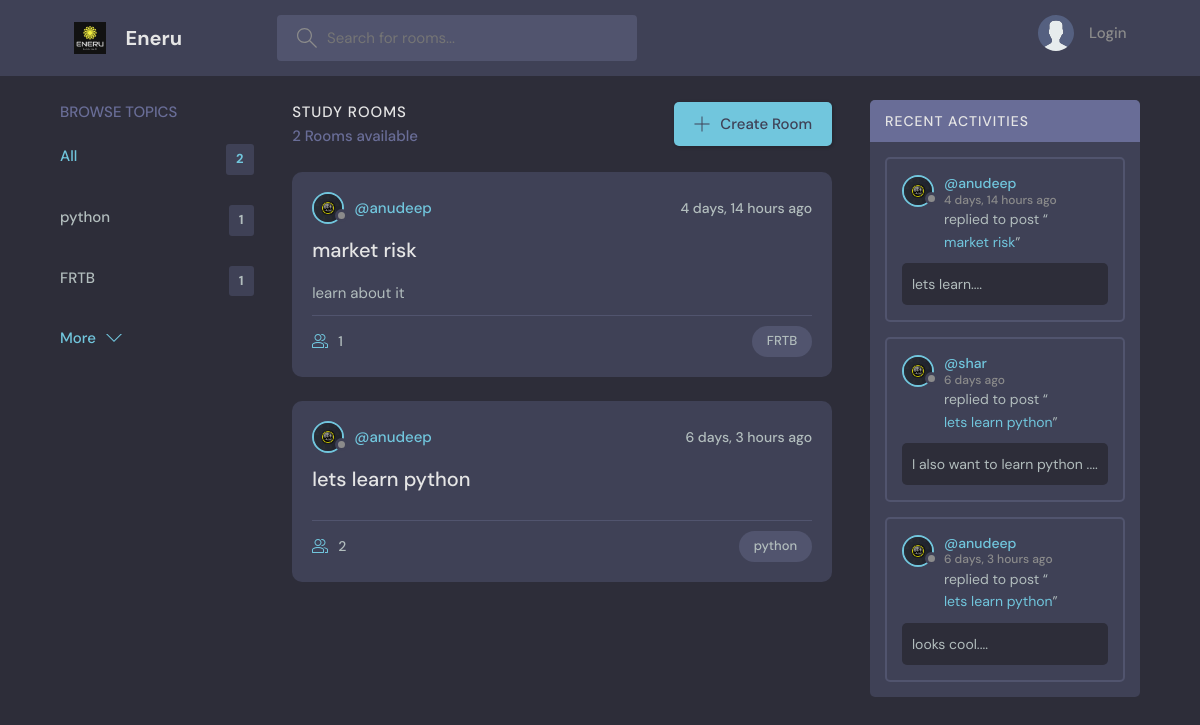
The page / on the database its author committed.
### base/models.py (models this page shows, shortened)
class Topic(models.Model):
    name = models.CharField(max_length=200)

class Room(models.Model):
    host = models.ForeignKey(User,  on_delete=models.SET_NULL, null=True)
    topic = models.ForeignKey(Topic,  on_delete=models.SET_NULL, null=True)
    name = models.CharField(max_length = 200)
    description = models.TextField(null=True, blank=True)
    participants = models.ManyToManyField(User,
                                          related_name='participants',
                                          blank=True)
    updated = models.DateTimeField(auto_now=True)
    created = models.DateTimeField(auto_now_add=True)
    class Meta:
        ordering = ['-updated','-created']
    def __str__(self):
        return self.name

class User(AbstractUser):
    name = models.CharField(max_length=200, null=True)
    email = models.EmailField(unique=True, null=True)
    bio = models.TextField(null=True)
    avatar = models.ImageField(null=True, default="eneru_logo.jpg")
    USERNAME_FIELD = 'email'
    REQUIRED_FIELDS = []

class Message(models.Model):
    user = models.ForeignKey(User, on_delete=models.CASCADE)
    room = models.ForeignKey(Room,  on_delete=models.CASCADE)
    body = models.TextField()
    updated = models.DateTimeField(auto_now=True)
    created = models.DateTimeField(auto_now_add=True)

### base/views.py (the view)
# urls.py: path('',views.home, name='home'),
def home(request):
    q = request.GET.get('q') if request.GET.get('q') != None else ''
    rooms = Room.objects.filter(Q(topic__name__icontains=q) |\
                                Q(name__icontains=q) |
                                Q(description__icontains=q)
                                )
    topics = Topic.objects.all()[:5]
    room_count = rooms.count()
    room_messages = Message.objects.all().order_by('-created')\
        .filter(Q(room__topic__name__icontains=q))
    context = {'rooms':rooms, 'topics':topics,
               'room_count':room_count,'room_messages':room_messages}
    return render(request, 'base/home.html', context)

### base/templates/base/home.html (shortened to what this page needs)
{% extends 'main.html' %}
{% block content %}
    <main class="layout layout--3">
      <div class="container">
        {% include 'base/topics_component.html' %}
        <div class="roomList">
          <div class="roomList__header">
            <div>
              <h2>Study Rooms</h2>
              <p>{{room_count}} Rooms available</p>
            </div>
            <a class="btn btn--main" href="{% url 'create-room' %}">
              <svg version="1.1" xmlns="http://www.w3.org/2000/svg" width="32" height="32" viewBox="0 0 32 32">
                <title>add</title>
                <path
                  d="M16.943 0.943h-1.885v14.115h-14.115v1.885h14.115v14.115h1.885v-14.115h14.115v-1.885h-14.115v-14.115z"
                ></path>
              </svg>
              Create Room
            </a>
          </div>
          {% include 'base/feed_component.html' %}
        </div>
        {% include 'base/activity_component.html' %}
      </div>
    </main>
{% endblock content %}

### base/templates/base/topics_component.html
<div class="topics">
    <div class="topics__header">
      <h2>Browse Topics</h2>
    </div>
    <ul class="topics__list">
      <li>
        <a href="{% url 'home' %}" class="active">All <span>{{topics.count}}</span></a>
      </li>
        {% for topic in topics %}
            <li>
                <a href="{% url 'home' %}?q={{topic.name}}">
                    {{topic.name}}
                    <span>{{topic.room_set.all.count}}</span>
                </a>
            </li>
        {% endfor %}
    </ul>
    <a class="btn btn--link" href="{% url 'topics' %}">
      More
      <svg version="1.1" xmlns="http://www.w3.org/2000/svg" width="32" height="32" viewBox="0 0 32 32">
        <title>chevron-down</title>
        <path d="M16 21l-13-13h-3l16 16 16-16h-3l-13 13z"></path>
      </svg>
    </a>
  </div>

### base/templates/base/feed_component.html (shortened to what this page needs)
{% for room in rooms %}
<div class="roomListRoom">
    <div class="roomListRoom__header">
      <a href="{% url 'user-profile' room.host.id %}" class="roomListRoom__author">
        <div class="avatar avatar--small">
          <img src="{{room.host.avatar.url}}" />
        </div>
        <span>@{{room.host.username}}</span>
      </a>
      <div class="roomListRoom__actions">
        <span>{{room.created|timesince}} ago</span>
      </div>
    </div>
    <div class="roomListRoom__content">
      <a href="{% url 'room' room.id %}">{{room.name}}</a>
      <p>
        {{room.description}}
      </p>
    </div>
    <div class="roomListRoom__meta">
      <a href="{% url 'room' room.id %}" class="roomListRoom__joined">
        {{room.participants.all.count}}
      </a>
      <p class="roomListRoom__topic">{{room.topic.name}}</p>
    </div>
</div>
{% endfor %}

### base/templates/base/activity_component.html (shortened to what this page needs)
<div class="activities">
    <div class="activities__header">
      <h2>Recent Activities</h2>
    </div>
    {% for activity in room_messages  %}
        <div class="activities__box">
        <div class="activities__boxHeader roomListRoom__header">
            <a href="{% url 'user-profile' activity.user.id %}" class="roomListRoom__author">
            <div class="avatar avatar--small">
                <img src="{{activity.user.avatar.url}}" />
            </div>
            <p>
                @{{activity.user.username}}
                <span>{{activity.created|timesince}} ago</span>
            </p>
            </a>
        </div>
        <div class="activities__boxContent">
            <p>replied to post “<a href="{% url 'room' activity.room.id %}">{{activity.room}}</a>”</p>
            <div class="activities__boxRoomContent">
            {{activity.body}}....
            </div>
        </div>
        </div>
    {% endfor %}
  </div>

### rows shown on the page
Topic: name "python", room_set.all.count "1"
Topic: name "FRTB", room_set.all.count "1"
Room: host.avatar (picture), host.username "anudeep", created "4 days, 14 hours", name "market risk", description "learn about it", participants.all.count "1", topic.name "FRTB"
Room: host.avatar (picture), host.username "anudeep", created "6 days, 3 hours", name "lets learn python", participants.all.count "2", topic.name "python"
Message: user.avatar (picture), user.username "anudeep", created "4 days, 14 hours", room "market risk", body "lets learn"
Message: user.avatar (picture), user.username "shar", created "6 days", room "lets learn python", body "I also want to learn python"
Message: user.avatar (picture), user.username "anudeep", created "6 days, 3 hours", room "lets learn python", body "looks cool"

### other values the page prints
{{ topics.count }} "2"
{{ room_count }} "2"
